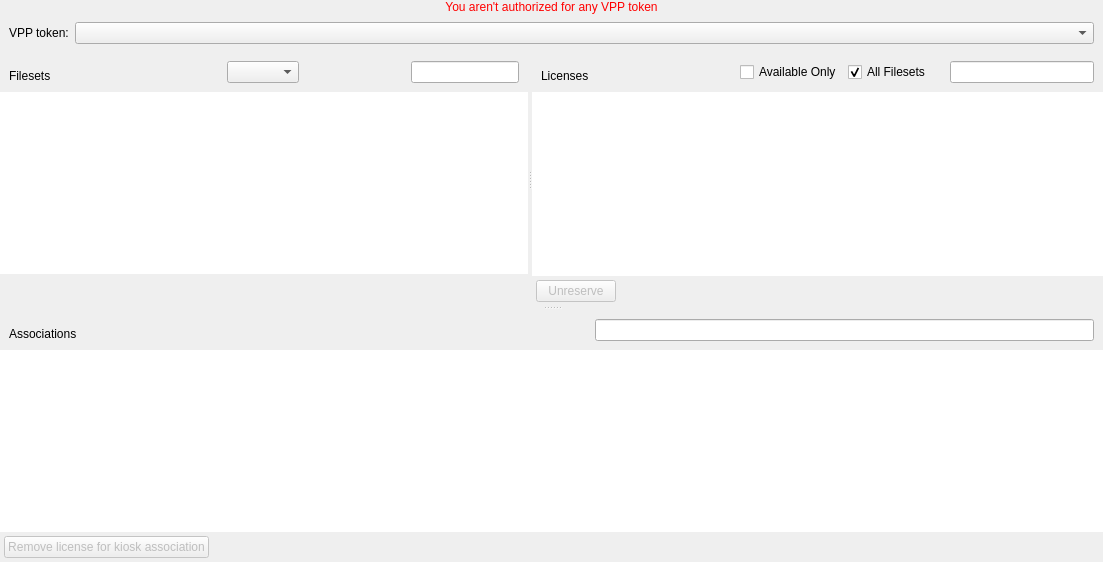
<?xml version="1.0" encoding="UTF-8"?>
<ui version="4.0">
 <class>VPPLicenseAssignmentDlg</class>
 <widget class="QDialog" name="VPPLicenseAssignmentDlg">
  <property name="geometry">
   <rect>
    <x>0</x>
    <y>0</y>
    <width>1103</width>
    <height>562</height>
   </rect>
  </property>
  <property name="windowTitle">
   <string>License Assignment</string>
  </property>
  <layout class="QVBoxLayout" name="verticalLayout_5">
   <property name="spacing">
    <number>0</number>
   </property>
   <property name="leftMargin">
    <number>0</number>
   </property>
   <property name="topMargin">
    <number>0</number>
   </property>
   <property name="rightMargin">
    <number>0</number>
   </property>
   <property name="bottomMargin">
    <number>0</number>
   </property>
   <item>
    <widget class="QLabel" name="notAuthorizedLabel">
     <property name="enabled">
      <bool>false</bool>
     </property>
     <property name="styleSheet">
      <string notr="true">color: red</string>
     </property>
     <property name="text">
      <string>You aren't authorized for any VPP token</string>
     </property>
     <property name="alignment">
      <set>Qt::AlignCenter</set>
     </property>
    </widget>
   </item>
   <item>
    <widget class="QWidget" name="VPPMainWidget" native="true">
     <layout class="QFormLayout" name="formLayout">
      <property name="topMargin">
       <number>8</number>
      </property>
      <property name="bottomMargin">
       <number>8</number>
      </property>
      <item row="0" column="0">
       <widget class="QLabel" name="label_2">
        <property name="text">
         <string>VPP token:</string>
        </property>
       </widget>
      </item>
      <item row="0" column="1">
       <widget class="QComboBox" name="currentVPPToken">
        <property name="minimumSize">
         <size>
          <width>200</width>
          <height>0</height>
         </size>
        </property>
       </widget>
      </item>
     </layout>
    </widget>
   </item>
   <item>
    <widget class="QSplitter" name="splitterNorthSouth">
     <property name="orientation">
      <enum>Qt::Vertical</enum>
     </property>
     <widget class="QWidget" name="north" native="true">
      <layout class="QVBoxLayout" name="verticalLayout_2">
       <property name="spacing">
        <number>0</number>
       </property>
       <property name="leftMargin">
        <number>0</number>
       </property>
       <property name="topMargin">
        <number>0</number>
       </property>
       <property name="rightMargin">
        <number>0</number>
       </property>
       <property name="bottomMargin">
        <number>0</number>
       </property>
       <item>
        <widget class="PrettySplitter" name="splitterEastWest">
         <property name="orientation">
          <enum>Qt::Horizontal</enum>
         </property>
         <widget class="QWidget" name="filesetsWidget" native="true">
          <layout class="QVBoxLayout" name="verticalLayout_4">
           <property name="spacing">
            <number>0</number>
           </property>
           <property name="leftMargin">
            <number>0</number>
           </property>
           <property name="topMargin">
            <number>0</number>
           </property>
           <property name="rightMargin">
            <number>0</number>
           </property>
           <property name="bottomMargin">
            <number>0</number>
           </property>
           <item>
            <widget class="ViewSearchHeader" name="filesetHeader" native="true">
             <layout class="QHBoxLayout" name="horizontalLayout_2">
              <item>
               <widget class="QLabel" name="filesetLabel">
                <property name="text">
                 <string>Filesets</string>
                </property>
                <property name="alignment">
                 <set>Qt::AlignBottom|Qt::AlignLeading|Qt::AlignLeft</set>
                </property>
               </widget>
              </item>
              <item>
               <spacer name="horizontalSpacer">
                <property name="orientation">
                 <enum>Qt::Horizontal</enum>
                </property>
                <property name="sizeHint" stdset="0">
                 <size>
                  <width>40</width>
                  <height>20</height>
                 </size>
                </property>
               </spacer>
              </item>
              <item>
               <widget class="QComboBox" name="filesetTypeSelector"/>
              </item>
              <item>
               <widget class="QLabel" name="filesetCount">
                <property name="minimumSize">
                 <size>
                  <width>100</width>
                  <height>0</height>
                 </size>
                </property>
                <property name="text">
                 <string/>
                </property>
               </widget>
              </item>
              <item>
               <widget class="SearchLineEdit" name="filesetSearch">
                <property name="sizePolicy">
                 <sizepolicy hsizetype="Fixed" vsizetype="Fixed">
                  <horstretch>0</horstretch>
                  <verstretch>0</verstretch>
                 </sizepolicy>
                </property>
                <property name="maximumSize">
                 <size>
                  <width>200</width>
                  <height>16777215</height>
                 </size>
                </property>
               </widget>
              </item>
             </layout>
            </widget>
           </item>
           <item>
            <widget class="StyledTreeView" name="filesetsView">
             <property name="frameShape">
              <enum>QFrame::NoFrame</enum>
             </property>
             <property name="rootIsDecorated">
              <bool>false</bool>
             </property>
             <property name="sortingEnabled">
              <bool>true</bool>
             </property>
            </widget>
           </item>
           <item>
            <layout class="QHBoxLayout" name="licensesNumberBox">
             <property name="leftMargin">
              <number>14</number>
             </property>
             <property name="topMargin">
              <number>4</number>
             </property>
             <property name="rightMargin">
              <number>4</number>
             </property>
             <property name="bottomMargin">
              <number>4</number>
             </property>
             <item>
              <widget class="QLabel" name="applicationDetails">
               <property name="text">
                <string/>
               </property>
              </widget>
             </item>
             <item>
              <widget class="QLabel" name="label">
               <property name="sizePolicy">
                <sizepolicy hsizetype="Preferred" vsizetype="Minimum">
                 <horstretch>0</horstretch>
                 <verstretch>0</verstretch>
                </sizepolicy>
               </property>
               <property name="minimumSize">
                <size>
                 <width>0</width>
                 <height>24</height>
                </size>
               </property>
               <property name="text">
                <string/>
               </property>
              </widget>
             </item>
             <item>
              <spacer name="horizontalSpacer_6">
               <property name="orientation">
                <enum>Qt::Horizontal</enum>
               </property>
               <property name="sizeHint" stdset="0">
                <size>
                 <width>40</width>
                 <height>20</height>
                </size>
               </property>
              </spacer>
             </item>
            </layout>
           </item>
          </layout>
         </widget>
         <widget class="QWidget" name="licensesWidget" native="true">
          <layout class="QVBoxLayout" name="verticalLayout_3">
           <property name="spacing">
            <number>0</number>
           </property>
           <property name="leftMargin">
            <number>0</number>
           </property>
           <property name="topMargin">
            <number>0</number>
           </property>
           <property name="rightMargin">
            <number>0</number>
           </property>
           <property name="bottomMargin">
            <number>0</number>
           </property>
           <item>
            <widget class="ViewSearchHeader" name="licenseHeader" native="true">
             <layout class="QHBoxLayout" name="horizontalLayout_4">
              <item>
               <widget class="QLabel" name="licenseLabel">
                <property name="text">
                 <string>Licenses</string>
                </property>
                <property name="alignment">
                 <set>Qt::AlignBottom|Qt::AlignLeading|Qt::AlignLeft</set>
                </property>
               </widget>
              </item>
              <item>
               <spacer name="horizontalSpacer_3">
                <property name="orientation">
                 <enum>Qt::Horizontal</enum>
                </property>
                <property name="sizeHint" stdset="0">
                 <size>
                  <width>40</width>
                  <height>20</height>
                 </size>
                </property>
               </spacer>
              </item>
              <item>
               <widget class="QCheckBox" name="licenseAvailableFilter">
                <property name="text">
                 <string>Available Only</string>
                </property>
               </widget>
              </item>
              <item>
               <widget class="QCheckBox" name="licenseFilesetFilter">
                <property name="text">
                 <string>All Filesets</string>
                </property>
                <property name="checked">
                 <bool>true</bool>
                </property>
               </widget>
              </item>
              <item>
               <widget class="QLabel" name="licenseCount">
                <property name="text">
                 <string/>
                </property>
               </widget>
              </item>
              <item>
               <widget class="SearchLineEdit" name="licenseSearch"/>
              </item>
             </layout>
            </widget>
           </item>
           <item>
            <widget class="StyledTreeView" name="licensesView">
             <property name="frameShape">
              <enum>QFrame::NoFrame</enum>
             </property>
             <property name="rootIsDecorated">
              <bool>false</bool>
             </property>
             <property name="sortingEnabled">
              <bool>true</bool>
             </property>
            </widget>
           </item>
           <item>
            <layout class="QHBoxLayout" name="licensesButtonBox">
             <property name="spacing">
              <number>0</number>
             </property>
             <property name="leftMargin">
              <number>4</number>
             </property>
             <property name="topMargin">
              <number>4</number>
             </property>
             <property name="rightMargin">
              <number>4</number>
             </property>
             <property name="bottomMargin">
              <number>4</number>
             </property>
             <item>
              <widget class="QPushButton" name="unreserveButton">
               <property name="enabled">
                <bool>false</bool>
               </property>
               <property name="text">
                <string>Unreserve</string>
               </property>
              </widget>
             </item>
             <item>
              <spacer name="horizontalSpacer_5">
               <property name="orientation">
                <enum>Qt::Horizontal</enum>
               </property>
               <property name="sizeHint" stdset="0">
                <size>
                 <width>40</width>
                 <height>20</height>
                </size>
               </property>
              </spacer>
             </item>
            </layout>
           </item>
          </layout>
         </widget>
        </widget>
       </item>
      </layout>
     </widget>
     <widget class="QWidget" name="south" native="true">
      <layout class="QVBoxLayout" name="verticalLayout">
       <property name="spacing">
        <number>0</number>
       </property>
       <property name="leftMargin">
        <number>0</number>
       </property>
       <property name="topMargin">
        <number>0</number>
       </property>
       <property name="rightMargin">
        <number>0</number>
       </property>
       <property name="bottomMargin">
        <number>0</number>
       </property>
       <item>
        <widget class="ViewSearchHeader" name="associationHeader" native="true">
         <layout class="QHBoxLayout" name="horizontalLayout_3">
          <item>
           <widget class="QLabel" name="associationLabel">
            <property name="text">
             <string>Associations</string>
            </property>
            <property name="alignment">
             <set>Qt::AlignBottom|Qt::AlignLeading|Qt::AlignLeft</set>
            </property>
           </widget>
          </item>
          <item>
           <spacer name="horizontalSpacer_2">
            <property name="orientation">
             <enum>Qt::Horizontal</enum>
            </property>
            <property name="sizeHint" stdset="0">
             <size>
              <width>40</width>
              <height>20</height>
             </size>
            </property>
           </spacer>
          </item>
          <item>
           <widget class="QLabel" name="associationCount">
            <property name="text">
             <string/>
            </property>
           </widget>
          </item>
          <item>
           <widget class="SearchLineEdit" name="associationSearch"/>
          </item>
         </layout>
        </widget>
       </item>
       <item>
        <widget class="StyledTreeView" name="associationsView">
         <property name="frameShape">
          <enum>QFrame::NoFrame</enum>
         </property>
         <property name="rootIsDecorated">
          <bool>false</bool>
         </property>
         <property name="sortingEnabled">
          <bool>true</bool>
         </property>
        </widget>
       </item>
       <item>
        <layout class="QHBoxLayout" name="associationButons">
         <property name="spacing">
          <number>0</number>
         </property>
         <property name="leftMargin">
          <number>4</number>
         </property>
         <property name="topMargin">
          <number>4</number>
         </property>
         <property name="rightMargin">
          <number>4</number>
         </property>
         <property name="bottomMargin">
          <number>4</number>
         </property>
         <item>
          <widget class="QPushButton" name="revokeLicenseButton">
           <property name="enabled">
            <bool>false</bool>
           </property>
           <property name="text">
            <string>Remove license for kiosk association</string>
           </property>
          </widget>
         </item>
         <item>
          <spacer name="horizontalSpacer_4">
           <property name="orientation">
            <enum>Qt::Horizontal</enum>
           </property>
           <property name="sizeHint" stdset="0">
            <size>
             <width>40</width>
             <height>20</height>
            </size>
           </property>
          </spacer>
         </item>
        </layout>
       </item>
      </layout>
     </widget>
    </widget>
   </item>
  </layout>
 </widget>
 <customwidgets>
  <customwidget>
   <class>StyledTreeView</class>
   <extends>QTreeView</extends>
   <header>FileWaveGuiLib/styledviews/styledtreeview.h</header>
  </customwidget>
  <customwidget>
   <class>PrettySplitter</class>
   <extends>QSplitter</extends>
   <header>FileWaveGuiLib/prettysplitter/prettysplitter.h</header>
   <container>1</container>
  </customwidget>
  <customwidget>
   <class>SearchLineEdit</class>
   <extends>QLineEdit</extends>
   <header>FileWaveGuiLib/searchlineedit/searchlineedit.h</header>
  </customwidget>
  <customwidget>
   <class>ViewSearchHeader</class>
   <extends>QWidget</extends>
   <header>FWAdminLib/ViewSearchHeader.h</header>
   <container>1</container>
  </customwidget>
 </customwidgets>
 <resources/>
 <connections/>
</ui>
